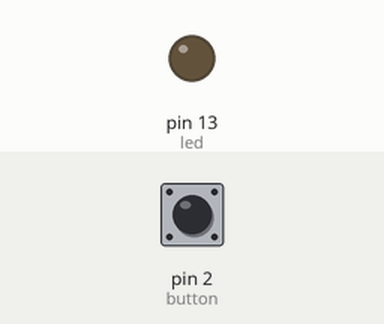
The sketch below on a simulated Arduino Uno, built with avr-gcc and run on an emulated ATmega328P. Shown: output pins drawn as LEDs (lit = HIGH). The inputs (shaded band) are chosen by the test bench; at power-on: pin 2 (button) HIGH.

Above: at 1.2 s.
1.3 s: pin 2 (button) pulled LOW for 0.15 s
At 1.37 s:
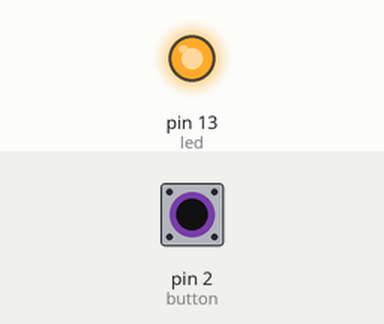
2.9 s: pin 2 (button) pulled LOW for 3.2 s
At 6.4 s:
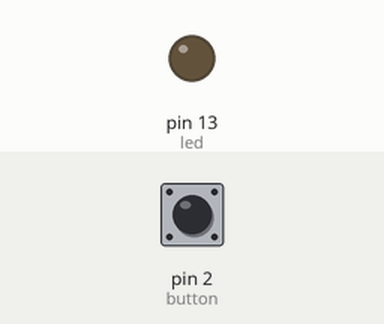
Timing chart, 0 to 7.9 s (numbered marks = the images above; inputs shaded):
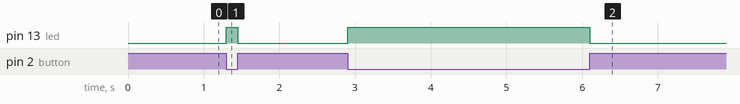

The sketch:

buttonLed0.ino
```cpp
/*
 Project: buttonLed；按钮控制LED,每次按下，led灯自动切换亮灭
 BY Robot_LI
 Time: 2017/10/12
*/

//////////////////////////////*声明变量、常量*//////////////////////////////////
int led = 13; //定义数字引脚10为led灯
int button = 2;  //定义数字引脚2为按钮
bool val;  //记录灯的亮灭状态
int newState;
int lodState = LOW;


//////////////////////////////*初始化*//////////////////////////////////
void setup()
{
    pinMode(led,OUTPUT);// 10号引脚为输出模式
    pinMode(button,INPUT); //2号引脚为输入模式
    digitalWrite(button,HIGH);

}

//////////////////////////////*主函数*//////////////////////////////////

void loop()
{
    val = digitalRead(button);
    if(val == HIGH) //判断按钮状态，如果是按下，则状态为真（高），如果没有按下则运行下一条语句
    {
        digitalWrite(led,LOW);

    }
    else  //判断按钮状态，如果是按下的，则切换led的亮灭，
    {
        digitalWrite(led,HIGH);   //led灯亮灭切换。
                                //把state的状态恢复为假（LOW）
    }


}
```

buttonLed1.ino
```cpp

```

Measured:
- after the input at 1.3 s, pin 13 (led): LOW → HIGH at once, → LOW 0.15 s later
- after the input at 2.9 s, pin 13 (led): LOW → HIGH at once, → LOW 3.2 s later
